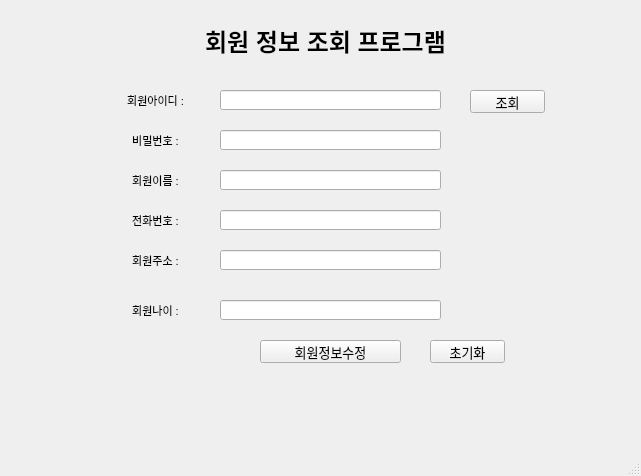
<?xml version="1.0" encoding="UTF-8"?>
<ui version="4.0">
 <class>MainWindow</class>
 <widget class="QMainWindow" name="MainWindow">
  <property name="geometry">
   <rect>
    <x>0</x>
    <y>0</y>
    <width>641</width>
    <height>476</height>
   </rect>
  </property>
  <property name="font">
   <font>
    <pointsize>14</pointsize>
   </font>
  </property>
  <property name="windowTitle">
   <string>MainWindow</string>
  </property>
  <widget class="QWidget" name="centralwidget">
   <widget class="QLabel" name="label">
    <property name="geometry">
     <rect>
      <x>140</x>
      <y>10</y>
      <width>371</width>
      <height>61</height>
     </rect>
    </property>
    <property name="font">
     <font>
      <pointsize>18</pointsize>
      <weight>75</weight>
      <bold>true</bold>
     </font>
    </property>
    <property name="text">
     <string>회원 정보 조회 프로그램</string>
    </property>
    <property name="alignment">
     <set>Qt::AlignCenter</set>
    </property>
   </widget>
   <widget class="QLabel" name="label_2">
    <property name="geometry">
     <rect>
      <x>110</x>
      <y>90</y>
      <width>91</width>
      <height>21</height>
     </rect>
    </property>
    <property name="font">
     <font>
      <pointsize>8</pointsize>
     </font>
    </property>
    <property name="text">
     <string>회원아이디 :</string>
    </property>
    <property name="alignment">
     <set>Qt::AlignCenter</set>
    </property>
   </widget>
   <widget class="QLineEdit" name="memberid_edit">
    <property name="geometry">
     <rect>
      <x>220</x>
      <y>90</y>
      <width>221</width>
      <height>20</height>
     </rect>
    </property>
    <property name="font">
     <font>
      <pointsize>11</pointsize>
     </font>
    </property>
   </widget>
   <widget class="QPushButton" name="search_btn">
    <property name="geometry">
     <rect>
      <x>470</x>
      <y>90</y>
      <width>75</width>
      <height>23</height>
     </rect>
    </property>
    <property name="font">
     <font>
      <pointsize>10</pointsize>
     </font>
    </property>
    <property name="text">
     <string>조회</string>
    </property>
   </widget>
   <widget class="QLabel" name="label_3">
    <property name="geometry">
     <rect>
      <x>110</x>
      <y>130</y>
      <width>91</width>
      <height>21</height>
     </rect>
    </property>
    <property name="font">
     <font>
      <pointsize>8</pointsize>
     </font>
    </property>
    <property name="text">
     <string>비밀번호 :</string>
    </property>
    <property name="alignment">
     <set>Qt::AlignCenter</set>
    </property>
   </widget>
   <widget class="QLabel" name="label_4">
    <property name="geometry">
     <rect>
      <x>110</x>
      <y>170</y>
      <width>91</width>
      <height>21</height>
     </rect>
    </property>
    <property name="font">
     <font>
      <pointsize>8</pointsize>
     </font>
    </property>
    <property name="text">
     <string>회원이름 :</string>
    </property>
    <property name="alignment">
     <set>Qt::AlignCenter</set>
    </property>
   </widget>
   <widget class="QLabel" name="label_5">
    <property name="geometry">
     <rect>
      <x>110</x>
      <y>210</y>
      <width>91</width>
      <height>21</height>
     </rect>
    </property>
    <property name="font">
     <font>
      <pointsize>8</pointsize>
     </font>
    </property>
    <property name="text">
     <string>전화번호 :</string>
    </property>
    <property name="alignment">
     <set>Qt::AlignCenter</set>
    </property>
   </widget>
   <widget class="QLineEdit" name="password_edit">
    <property name="geometry">
     <rect>
      <x>220</x>
      <y>130</y>
      <width>221</width>
      <height>20</height>
     </rect>
    </property>
    <property name="font">
     <font>
      <pointsize>11</pointsize>
     </font>
    </property>
   </widget>
   <widget class="QLineEdit" name="name_edit">
    <property name="geometry">
     <rect>
      <x>220</x>
      <y>170</y>
      <width>221</width>
      <height>20</height>
     </rect>
    </property>
    <property name="font">
     <font>
      <pointsize>11</pointsize>
     </font>
    </property>
   </widget>
   <widget class="QLineEdit" name="phone_edit">
    <property name="geometry">
     <rect>
      <x>220</x>
      <y>210</y>
      <width>221</width>
      <height>20</height>
     </rect>
    </property>
    <property name="font">
     <font>
      <pointsize>11</pointsize>
     </font>
    </property>
   </widget>
   <widget class="QLineEdit" name="adress_edit">
    <property name="geometry">
     <rect>
      <x>220</x>
      <y>250</y>
      <width>221</width>
      <height>20</height>
     </rect>
    </property>
    <property name="font">
     <font>
      <pointsize>11</pointsize>
     </font>
    </property>
   </widget>
   <widget class="QLabel" name="label_6">
    <property name="geometry">
     <rect>
      <x>110</x>
      <y>250</y>
      <width>91</width>
      <height>21</height>
     </rect>
    </property>
    <property name="font">
     <font>
      <pointsize>8</pointsize>
     </font>
    </property>
    <property name="text">
     <string>회원주소 :</string>
    </property>
    <property name="alignment">
     <set>Qt::AlignCenter</set>
    </property>
   </widget>
   <widget class="QPushButton" name="modify_btn">
    <property name="geometry">
     <rect>
      <x>260</x>
      <y>340</y>
      <width>141</width>
      <height>23</height>
     </rect>
    </property>
    <property name="font">
     <font>
      <pointsize>10</pointsize>
     </font>
    </property>
    <property name="text">
     <string>회원정보수정</string>
    </property>
   </widget>
   <widget class="QLabel" name="label_7">
    <property name="geometry">
     <rect>
      <x>110</x>
      <y>300</y>
      <width>91</width>
      <height>21</height>
     </rect>
    </property>
    <property name="font">
     <font>
      <pointsize>8</pointsize>
     </font>
    </property>
    <property name="text">
     <string>회원나이 :</string>
    </property>
    <property name="alignment">
     <set>Qt::AlignCenter</set>
    </property>
   </widget>
   <widget class="QLineEdit" name="age_edit">
    <property name="geometry">
     <rect>
      <x>220</x>
      <y>300</y>
      <width>221</width>
      <height>20</height>
     </rect>
    </property>
    <property name="font">
     <font>
      <pointsize>11</pointsize>
     </font>
    </property>
   </widget>
   <widget class="QPushButton" name="reset_btn">
    <property name="geometry">
     <rect>
      <x>430</x>
      <y>340</y>
      <width>75</width>
      <height>23</height>
     </rect>
    </property>
    <property name="font">
     <font>
      <pointsize>10</pointsize>
     </font>
    </property>
    <property name="text">
     <string>초기화</string>
    </property>
   </widget>
  </widget>
  <widget class="QMenuBar" name="menubar">
   <property name="geometry">
    <rect>
     <x>0</x>
     <y>0</y>
     <width>641</width>
     <height>31</height>
    </rect>
   </property>
  </widget>
  <widget class="QStatusBar" name="statusbar"/>
 </widget>
 <resources/>
 <connections/>
</ui>
